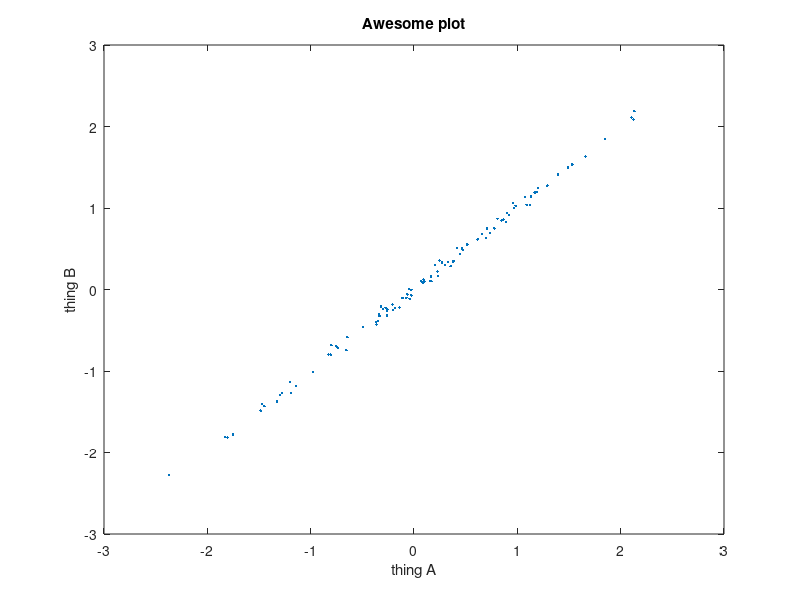

The MATLAB source for this figure: (Note: this script raises an error after producing the figure.)
%%%%%%%%%%%%%%%%%%%%%%%%%%%%%%%%%%%%%%%%%%%%%%%%%%%%%%%%%%%%%%%%%%%%
% Try plot
%
%   Kefen ZHU
%       08/16/2013
%%%%%%%%%%%%%%%%%%%%%%%%%%%%%%%%%%%%%%%%%%%%%%%%%%%%%%%%%%%%%%%%%%%%
clc;
close all;
clear all;

a = randn(100,1);
b = a + randn(100,1)*.05;
plot(a,b,'.');
xlabel('thing A');
ylabel('thing B');
title('Awesome plot');

%%
opts.Format = 'eps';
opts.Width = 3;
previewfig(gcf,opts);

%%
exportfig(gcf, 'awesome_figure.eps', opts);

